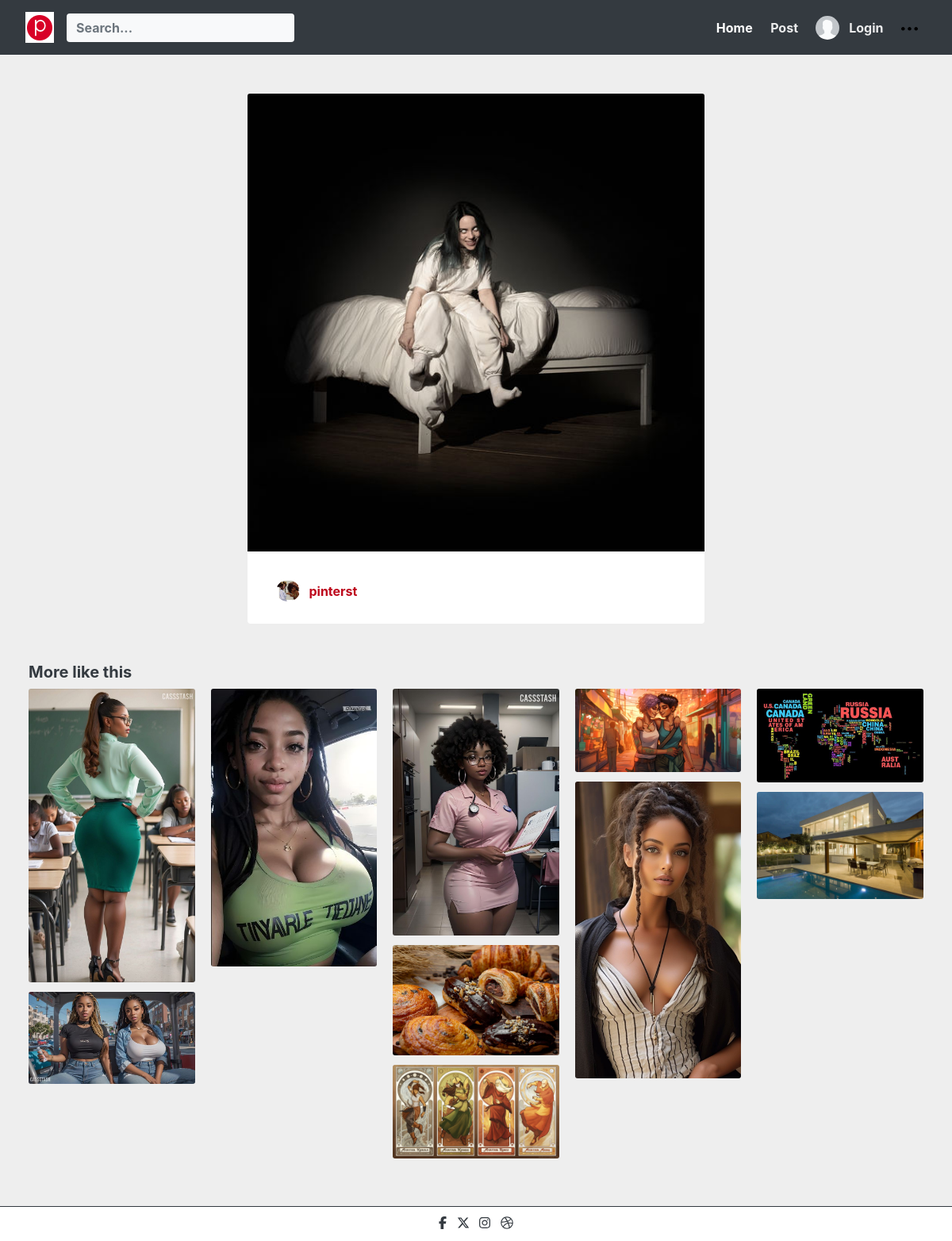
Page /26 on the committed database.
### post/models.py (models this page shows, shortened)
class Pin(models.Model):
    profile = models.ForeignKey(User, on_delete=models.DO_NOTHING, related_name="profile_post")
    pin = models.ImageField(upload_to='pins')
    pin_tag = models.ManyToManyField(Tag, related_name="post_tag", blank=True)
    created = models.DateTimeField(auto_now_add=True)
    description = models.TextField(max_length=200, null=True, blank=True)

### user/models.py (models this page shows, shortened)
class User(AbstractBaseUser):
    email = models.EmailField(verbose_name='email address', max_length=40, unique=True)
    username = models.CharField(max_length=30, primary_key=True, unique=True, verbose_name='username')
    bio = models.TextField(blank=True, null=True)
    cover_pic = models.ImageField(upload_to=get_cover_image, default=get_default_cover_image, blank=True, null=True, validators=[FileExtensionValidator(['png', 'jpg', 'jpeg'])])
    profile_pic = models.ImageField(upload_to=get_profile_image, default=get_default_profile_image, blank=True, null=True, validators=[FileExtensionValidator(['png', 'jpg', 'jpeg'])])
    date_joined = models.DateTimeField(verbose_name='date joined', auto_now_add=True)
    is_active = models.BooleanField(default=True)
    is_admin = models.BooleanField(default=False)
    is_staff = models.BooleanField(default=False)
    is_superuser = models.BooleanField(default=False)
    objects = UserManager()
    USERNAME_FIELD = 'email'
    REQUIRED_FIELDS = ['username']
    def __str__(self):
        return f"{self.username}"

### post/views.py (the view)
# urls.py: path('<pk>', views.detail, name='detail'),
def detail(request, pk):
    pin = Pin.objects.get(pk=pk)
    more = Pin.objects.all()[5:15]
    context = {
        'pin':pin,
        'more': more
    }
    return render(request, 'post.html', context)

### templates/post.html (shortened to what this page needs)
{% extends 'base.html' %}
{% block body %}
    <main role="main">
		<section class="bg-gray200 pt-5 pb-5">
			<div class="container">
				<div class="row justify-content-center">
					<div class="col-md-7">
						<article class="card">
							<img class="card-img-top mb-2" src="{{pin.pin.url}}" alt="Card image">
							<div class="card-body">
								<a class="nav-link" href="{% url 'user:profile' pin.profile %}">
									<img class="rounded-circle mr-2" src="{{pin.profile.profile_pic.url}}" width="30">
									<span class="align-middle">{{pin.profile.username}}</span>
								</a>
							</div>
						</article>
					</div>
				</div>
			</div>
			<div class="container-fluid mt-5">
				<div class="row">
					<h5 class="font-weight-bold">More like this</h5>
					<div class="card-columns">
						{% for pin in more %}
							<div class="card card-pin">
								<img class="card-img" src="{{pin.pin.url}}" alt="Card image">
							</div>
						{% endfor %}
					</div>
				</div>
			</div>
		</section>
    </main>
{% endblock %}

### static/css/theme.css (style rules this page uses)
body { padding-top: 70px; }
img { max-width: 100%; }
a, .a:hover { -webkit-transition: all 0.2s; transition: all 0.2s; }
.container-fluid { width: 94%; margin: 0px auto; max-width: 94%; }
.nav-link, .dropdown-item { font-weight: 700; }
.card { border: 0; }

### rows in the picture
Pin: pin (picture), profile.profile_pic (picture), profile.username "pinterst"
Pin: pin (picture)
Pin: pin (picture)
Pin: pin (picture)
Pin: pin (picture)
Pin: pin (picture)
Pin: pin (picture)
Pin: pin (picture)
Pin: pin (picture)
Pin: pin (picture)
Pin: pin (picture)
